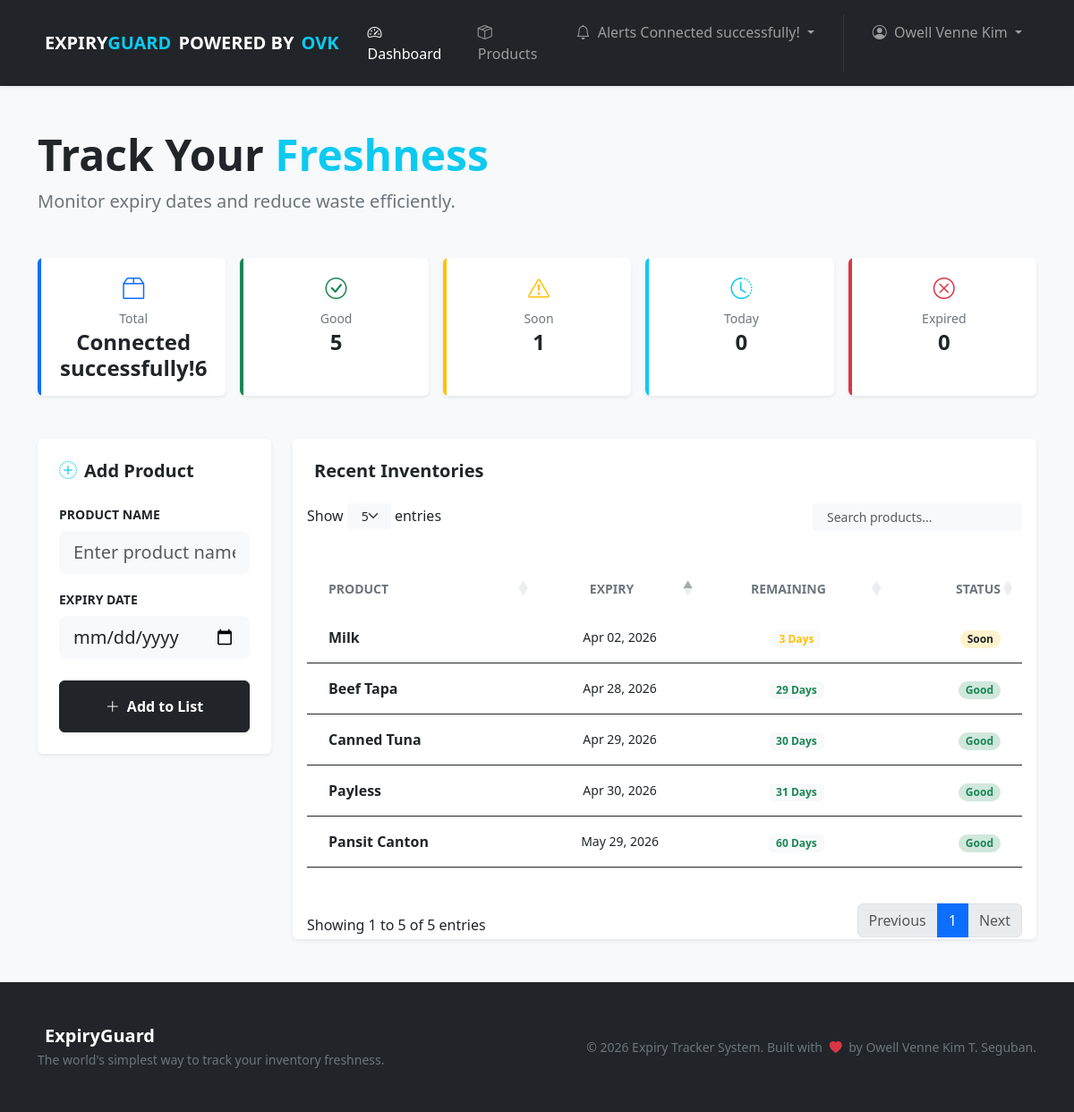
/index.php (signed in), run on the app's committed database.
### tables this page shows
CREATE TABLE `products` (
  `product_id` int(11) NOT NULL,
  `user_id` varchar(50) DEFAULT NULL,
  `product_name` varchar(255) NOT NULL,
  `expiry_date` date NOT NULL,
  `created_at` timestamp NOT NULL DEFAULT current_timestamp()
);

### index.php (the view, shortened to what this page needs)
<?php
include 'includes/header.php';
?>
<div class="container py-5">
    <div class="row align-items-center mb-5">
        <div class="col-lg-6 col-7">
            <h1 class="display-5 fw-bold text-dark mb-2">Track Your <span class="text-info">Freshness</span></h1>
            <p class="lead text-secondary mb-0">Monitor expiry dates and reduce waste efficiently.</p>
        </div>
    </div>
    <div class="row g-3 mb-5">
        <div class="col-md">
            <a href="product.php" class="text-decoration-none">
                <div class="card border-0 shadow-sm h-100 overflow-hidden">
                    <div class="card-body p-3 border-start border-4 border-primary text-center">
                        <i class="bi bi-box2 text-primary fs-4 mb-2 d-block"></i>
                        <h6 class="text-secondary fw-normal small mb-1">Total</h6>
                        <h4 class="mb-0 fw-bold">
                            <?php
                            include 'config/dbconn.php';
                            $user_id = $_SESSION['auth_user']['user_id'];
                            $total_sql = "SELECT product_id FROM products WHERE user_id = '$user_id'";
                            $total_res = mysqli_query($conn, $total_sql);
                            echo mysqli_num_rows($total_res);
                            ?>
                        </h4>
                    </div>
                </div>
            </a>
        </div>
        <div class="col-md">
            <a href="product.php?filter=Good" class="text-decoration-none">
                <div class="card border-0 shadow-sm h-100 overflow-hidden">
                    <div class="card-body p-3 border-start border-4 border-success text-center">
                        <i class="bi bi-check-circle text-success fs-4 mb-2 d-block"></i>
                        <h6 class="text-secondary fw-normal small mb-1">Good</h6>
                        <h4 class="mb-0 fw-bold">
                            <?php
                            $good_sql = "SELECT product_id FROM products WHERE user_id = '$user_id' AND expiry_date > DATE_ADD(CURDATE(), INTERVAL 7 DAY)";
                            $good_res = mysqli_query($conn, $good_sql);
                            echo mysqli_num_rows($good_res);
                            ?>
                        </h4>
                    </div>
                </div>
            </a>
        </div>
        <div class="col-md">
            <a href="product.php?filter=Expiring Soon" class="text-decoration-none">
                <div class="card border-0 shadow-sm h-100 overflow-hidden">
                    <div class="card-body p-3 border-start border-4 border-warning text-center">
                        <i class="bi bi-exclamation-triangle text-warning fs-4 mb-2 d-block"></i>
                        <h6 class="text-secondary fw-normal small mb-1">Soon</h6>
                        <h4 class="mb-0 fw-bold">
                            <?php
                            $soon_sql = "SELECT product_id FROM products WHERE user_id = '$user_id' AND expiry_date BETWEEN DATE_ADD(CURDATE(), INTERVAL 1 DAY) AND DATE_ADD(CURDATE(), INTERVAL 7 DAY)";
                            $soon_res = mysqli_query($conn, $soon_sql);
                            echo mysqli_num_rows($soon_res);
                            ?>
                        </h4>
                    </div>
                </div>
            </a>
        </div>
        <div class="col-md">
            <a href="product.php?filter=Today" class="text-decoration-none">
                <div class="card border-0 shadow-sm h-100 overflow-hidden">
                    <div class="card-body p-3 border-start border-4 border-info text-center">
                        <i class="bi bi-clock-history text-info fs-4 mb-2 d-block"></i>
                        <h6 class="text-secondary fw-normal small mb-1">Today</h6>
                        <h4 class="mb-0 fw-bold">
                            <?php
                            $today_sql = "SELECT product_id FROM products WHERE user_id = '$user_id' AND expiry_date = CURDATE()";
                            $today_res = mysqli_query($conn, $today_sql);
                            echo mysqli_num_rows($today_res);
                            ?>
                        </h4>
                    </div>
                </div>
            </a>
        </div>
        <div class="col-md">
            <a href="product.php?filter=Expired" class="text-decoration-none">
                <div class="card border-0 shadow-sm h-100 overflow-hidden">
                    <div class="card-body p-3 border-start border-4 border-danger text-center">
                        <i class="bi bi-x-circle text-danger fs-4 mb-2 d-block"></i>
                        <h6 class="text-secondary fw-normal small mb-1">Expired</h6>
                        <h4 class="mb-0 fw-bold">
                            <?php
                            $expired_sql = "SELECT product_id FROM products WHERE user_id = '$user_id' AND expiry_date < CURDATE()";
                            $expired_res = mysqli_query($conn, $expired_sql);
                            echo mysqli_num_rows($expired_res);
                            ?>
                        </h4>
                    </div>
                </div>
            </a>
        </div>
    </div>
    <div class="row g-4">
        <div class="col-xl-3 d-none d-lg-block">
            <div class="card border-0 shadow-sm sticky-top" style="top: 100px;">
                <div class="card-body p-4">
                    <h5 class="fw-bold mb-4 text-dark">
                        <i class="bi bi-plus-circle-dotted me-2 text-info"></i>Add Product
                    </h5>
                    <form class="needs-validation" action="controller/ProductController.php" method="POST">
                        <div class="mb-3">
                            <label class="form-label fw-semibold small text-uppercase">Product Name</label>
                            <input type="text" name="product_name" class="form-control form-control-lg bg-light border-0 shadow-none px-3" placeholder="Enter product name">
                        </div>
                        <div class="mb-4">
                            <label class="form-label fw-semibold small text-uppercase">Expiry Date</label>
                            <input type="date" name="expiry_date" class="form-control form-control-lg bg-light border-0 shadow-none px-3">
                        </div>
                        <button type="submit" name="add_product_btn" class="btn btn-dark w-100 py-3 fw-bold shadow-sm">
                            <i class="bi bi-plus-lg me-2"></i>Add to List
                        </button>
                    </form>
                </div>
            </div>
        </div>
        <div class="col-xl-9 col-12">
            <div class="card border-0 shadow-sm overflow-hidden">
                <div class="card-header bg-white border-0 py-4 px-4">
                    <h5 class="fw-bold mb-0 text-dark">Recent Inventories</h5>
                </div>
                <div class="table-responsive">
                    <table id="recentTable" class="table table-hover align-middle mb-0 p-3">
                        <thead class="bg-light border-0">
                            <tr>
                                <th class="ps-4 border-0 py-3 text-secondary small text-uppercase">Product</th>
                                <th class="border-0 py-3 text-secondary small text-uppercase text-center">Expiry</th>
                                <th class="border-0 py-3 text-secondary small text-uppercase text-center">Remaining</th>
                                <th class="border-0 py-3 text-secondary small text-uppercase text-end pe-4">Status</th>
                            </tr>
                        </thead>
                        <tbody class="border-0">
                            <?php
                            $recent_sql = "SELECT * FROM products WHERE user_id = '$user_id' ORDER BY created_at DESC LIMIT 5";
                            $recent_res = mysqli_query($conn, $recent_sql);
                            if (!function_exists('getStatusInfo')) {
                                function getStatusInfo($expiry_date) {
                                    $today = new DateTime('today');
                                    $expiry = new DateTime($expiry_date);
                                    $interval = $today->diff($expiry);
                                    $days = (int)$interval->format("%r%a");
                                    if ($days <= 7) return ['status' => 'Soon', 'class' => 'bg-warning-subtle text-warning text-dark', 'days' => $days];
                                    return ['status' => 'Good', 'class' => 'bg-success-subtle text-success', 'days' => $days];
                                }
                            }
                            if (mysqli_num_rows($recent_res) > 0) {
                                while ($row = mysqli_fetch_assoc($recent_res)) {
                                    $status = getStatusInfo($row['expiry_date']);
                                    ?>
                                    <tr class="border-0">
                                        <td class="ps-4 py-3">
                                            <div class="fw-bold"><?= htmlspecialchars($row['product_name']) ?></div>
                                        </td>
                                        <td class="text-center small"><?= date('M d, Y', strtotime($row['expiry_date'])) ?></td>
                                        <td class="text-center">
                                            <span class="badge bg-light <?= $status['days'] < 0 ? 'text-danger' : ($status['days'] <= 7 ? 'text-warning' : 'text-success') ?> fw-bold small">
                                                <?= $status['days'] ?> Days
                                            </span>
                                        </td>
                                        <td class="text-end pe-4">
                                            <span class="badge rounded-pill <?= $status['class'] ?> px-2 py-1 small">
                                                <?= $status['status'] ?>
                                            </span>
                                        </td>
                                    </tr>
                                    <?php
                                }
                            }
                            ?>
                        </tbody>
                    </table>
                </div>
            </div>
        </div>
    </div>
</div>
<?php include 'includes/footer.php'; ?>

### includes/navbar.php (style rules this page uses)
body { padding-bottom: 70px !important; }
@media (min-width: 992px) { body { padding-bottom: 0 !important; } }

### data on the page
products: product_name "Beef Tapa", expiry_date "Apr 28, 2026", expiry_date "29", expiry_date "Good"
products: product_name "Canned Tuna", expiry_date "Apr 29, 2026", expiry_date "30", expiry_date "Good"
products: product_name "Pansit Canton", expiry_date "May 29, 2026", expiry_date "60", expiry_date "Good"
products: product_name "Payless", expiry_date "Apr 30, 2026", expiry_date "31", expiry_date "Good"
products: product_name "Milk", expiry_date "Apr 02, 2026", expiry_date "3", expiry_date "Soon"

### other printed values
$_SESSION['auth_user']['first_name'] "Owell Venne Kim"
mysqli_num_rows($total_res) "6"
mysqli_num_rows($good_res) "5"
mysqli_num_rows($soon_res) "1"
mysqli_num_rows($today_res) "0"
mysqli_num_rows($expired_res) "0"
